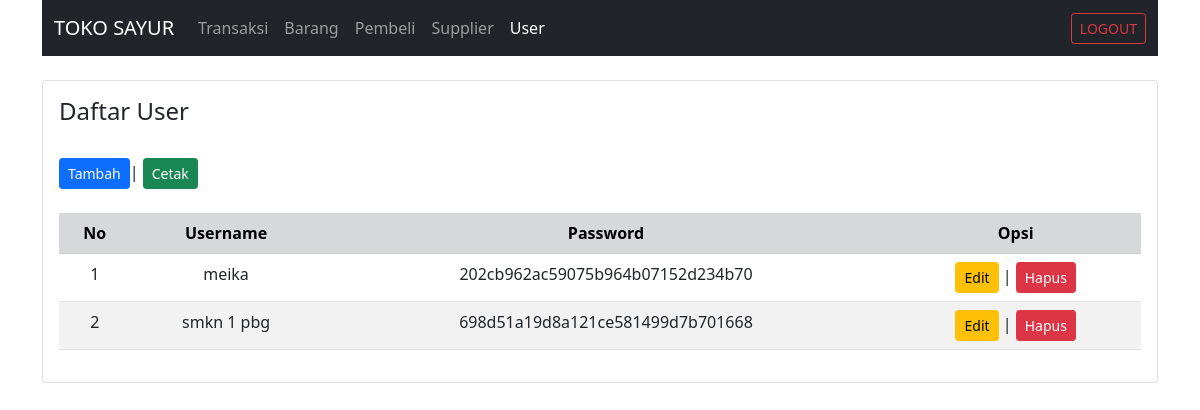
The app's page /user/index.php (signed in) with its own data.
### tables this page shows
CREATE TABLE `user` (
  `id_user` int(11) NOT NULL,
  `username` varchar(255) NOT NULL,
  `password` varchar(255) NOT NULL
);

### user/index.php (the view, shortened to what this page needs)
<?php
include "../koneksi/koneksi.php";
$sql = "SELECT * FROM user";
$query = mysqli_query($koneksi, $sql);
?>
<!DOCTYPE html>
<html lang="en">
<head>
    <link rel="stylesheet" href="../bootstrap/bootstrap.min.css">
</head>
<body>
    <div class="container">
        <nav class="navbar navbar-expand-lg navbar-dark bg-dark">
            <div class="container-fluid">
                <a href="#" class="navbar-brand">TOKO SAYUR</a>
                <div class="collapse navbar-collapse">
                    <ul class="navbar-nav me-auto mb-2 mb-lg-0">
                        <li class="nav-item">
                            <a href="../index.php" class="nav-link ">Transaksi</a>
                        </li>
                        <li class="nav-item">
                            <a href="../barang/index.php" class="nav-link ">Barang</a>
                        </li>
                        <li class="nav-item">
                            <a href="../pembeli/index.php" class="nav-link ">Pembeli</a>
                        </li>
                        <li class="nav-item">
                            <a href="../supplier/index.php" class="nav-link">Supplier</a>
                        </li>
                        <li class="nav-item">
                            <a href="../user/index.php" class="nav-link  active">User</a>
                        </li>
                    </ul>
                </div>
                <div class="d-flex">
                        <a href="../login/logout.php" class="btn btn-outline-danger btn-sm">LOGOUT</a>
                    </div>
            </div>
        </nav><br>
               <div class="card">
            <div class="card-body">
            <table class="table table-striped table-hover text-center">
                <h4>Daftar User</h4><br>
                <button type="button" data-bs-toggle="modal" data-bs-target="#tambah" class="btn btn-primary btn-sm">Tambah</button> |
                <a href="../cetak/cetak_user.php" target="_blank" class="btn btn-success btn-sm">Cetak</a><br><br>
                <tr class="table-secondary">
                    <th>No</th>
                    <th>Username</th>
                    <th>Password</th>
                    <th>Opsi</th>
                </tr>
                <?php while ($user = mysqli_fetch_assoc($query)){?>
                    <tr>
                        <td><?=$user['id_user']?></td>
                        <td><?=$user['username']?></td>
                        <td><?=$user['password']?></td>
                        <td>
                            <button type="button" class="btn btn-warning btn-sm" data-bs-toggle="modal" data-bs-target="#edit<?=$user['id_user']?>">Edit</button> |
                            <a href="../user/hapus.php?id_user=<?=$user['id_user']?>" class="btn btn-danger btn-sm">Hapus</a>
                        </td>
                    </tr>
               <?php } ?>
            </table>
            </div>
        </div>
    </div>
</body>
</html>

### records on screen
user: id_user "1", username "meika", password "202cb962ac59075b964b07152d234b70"
user: id_user "2", username "smkn 1 pbg", password "698d51a19d8a121ce581499d7b701668"
